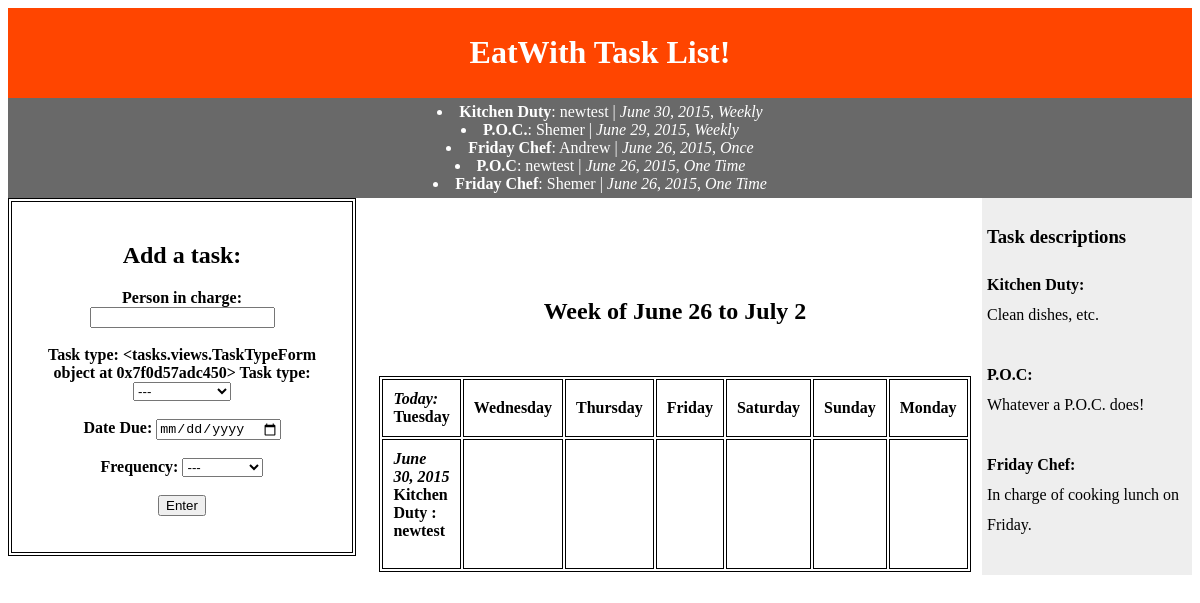
Page /tasks/ (signed in) on the committed database.
### tasks/models.py (models this page shows, shortened)
class CurrentTask(models.Model):
    task_type = models.CharField(max_length=255)
    frequency = models.CharField(max_length=50)
    person_in_charge = models.CharField(max_length=600)
    date_due = models.DateField('date due')
    def is_due_today(self):
        return self.date_due == datetime.datetime.now().date()
    def is_due_two(self):
        return self.date_due == Days.two.date()
    def is_due_three(self):
        return self.date_due == Days.three.date()
    def is_due_four(self):
        return self.date_due == Days.four.date()
    def is_due_five(self):
        return self.date_due == Days.five.date()
    def is_due_six(self):
        return self.date_due == Days.six.date()
    def is_due_seven(self):
        return self.date_due == Days.seven.date()

### tasks/views.py (the view)
def index(request):
    task_list = CurrentTask.objects.order_by('-date_due')[:5]
    context = {'task_list': task_list}
    context['TaskTypeForm'] = TaskTypeForm
    context['today'] = EachDay().today
    context['daytwo'] = EachDay().daytwo
    context['daythree'] = EachDay().daythree
    context['dayfour'] = EachDay().dayfour
    context['dayfive'] = EachDay().dayfive
    context['daysix'] = EachDay().daysix
    context['dayseven'] = EachDay().dayseven
    return render(request, 'tasks/index.html', context)

### tasks/templates/tasks/index.html (shortened to what this page needs)
<body>
    <div id="header">
        <center>
            <h1>EatWith Task List!</h1>
        </center>
    </div>
    <div id="footer">
        {% if task_list %}
            {% for task in task_list %}
                <li><b>{{task.task_type}}</b>: {{task.person_in_charge}} | <i>{{task.date_due}}</i>,  <i>{{task.frequency}}</i></li>
            {% endfor %}
        {% else %}
            <p>No tasks are available.</p>
        {% endif %}
    </div>
    <div id="nav">
        <h3>Task descriptions</h3>
        <b>Kitchen Duty: </b><br>
        Clean dishes, etc.<br><br>
        <b>P.O.C: </b><br>
        Whatever a P.O.C. does!<br><br>
        <b>Friday Chef: </b><br>
        In charge of cooking lunch on Friday. <br><br>
    </div>
    <table border="1">
        <th>
            <div id="section">
                <center>
                    <h2>Add a task:</h2>
                    <form action="/tasks/add/" method="post" accept-charset="utf-8">
                        Person in charge: <input type="text" name="person_in_charge"><br><br>
                        Task type: {{ TaskTypeForm }}
                        Task type: <select name="task_type">
                            <option value="'0">---</option>
                        </select><br><br>
                        Date Due: <input type="date" name="date_due"><br><br>
                        Frequency: <select name="frequency">
                            <option value="'0">---</option>
                        </select><br><br>
                       <input type="submit" value="Enter" onclick="added()">
                    </form>
                </center>
            </div>
        </th>
    </table>
    <div id="weekcal">
        <center>
            <h2><br>
                Week of June 26{{ day.now }} to July 2{{ day.now }}
            </h2>
            </head>
            <body>
            <table style="width:400px">
              <thread>
                <tr>
                  <th><i>Today: </i>{{ today }}</th>
                  <th>{{ daytwo }}</th>
                  <th>{{ daythree }}</th>
                  <th>{{ dayfour }}</th>
                  <th>{{ dayfive }}</th>
                  <th>{{ daysix }}</th>
                  <th>{{ dayseven }}</th>
                </tr>
              </thread>
              <tbody>
                <tr>
                  <th>
                      {% if task_list %}
                        {% for task in task_list %}
                            {% if task.is_due_today %}
                                <i>{{task.date_due}}</i> <b>{{task.task_type}}</b> : {{ task.person_in_charge }} <br><br>
                            {% endif %}
                        {% endfor %}
                      {% endif %}
                  </th>
                  <th>
                  </th>
                  <th>
                  </th>
                  <th>
                  </th>
                  <th>
                  </th>
                  <th>
                  </th>
                  <th>
                  </th>
                </tr>
              </tbody>
            </table>
        </center>
    </div>
</body>

### tasks/templates/tasks/index.html (style rules this page uses)
#header { background-color:orangered; color:white; text-align:center; padding:5px; }
#nav { line-height:30px; background-color:#eeeeee; width:200px; float:right; padding:5px; }
#section { width:300px; float:left; padding:10px; text-align:left; }
#footer { background-color:dimgrey; color:white; clear:both; text-align:center; padding:5px; }
#weekcal { margin-top:-400px ; line-height:90px; z-index: -1; left: 200px; right: 50px; position: absolute; }
table, th, td { border: 1px solid black;  }
th, td { padding: 10px; text-align: left; }

### rows in the picture
CurrentTask: task_type "Kitchen Duty", person_in_charge "newtest", date_due "June 30, 2015", frequency "Weekly"
CurrentTask: task_type "P.O.C.", person_in_charge "Shemer", date_due "June 29, 2015", frequency "Weekly"
CurrentTask: task_type "Friday Chef", person_in_charge "Andrew", date_due "June 26, 2015", frequency "Once"
CurrentTask: task_type "P.O.C", person_in_charge "newtest", date_due "June 26, 2015", frequency "One Time"
CurrentTask: task_type "Friday Chef", person_in_charge "Shemer", date_due "June 26, 2015", frequency "One Time"

### other values in the picture
{{ TaskTypeForm }} "<tasks.views.TaskTypeForm object at 0x7f0d57adc450>"
{{ today }} "Tuesday"
{{ daytwo }} "Wednesday"
{{ daythree }} "Thursday"
{{ dayfour }} "Friday"
{{ dayfive }} "Saturday"
{{ daysix }} "Sunday"
{{ dayseven }} "Monday"
